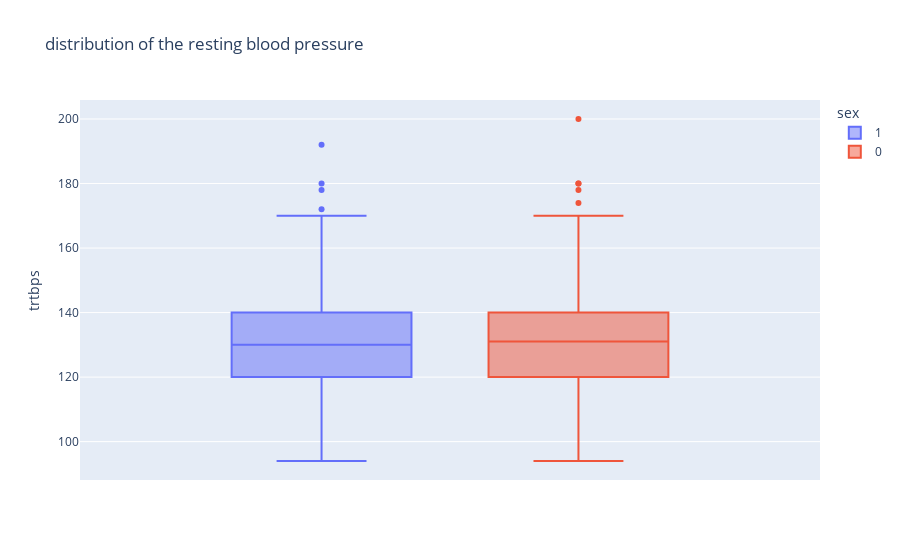

The notebook cell this image was saved under:
### Code cell
import plotly.express as px
fig = px.box(df, y='trtbps', color='sex', title=f'distribution of the resting blood pressure')
fig.show()

### Figure 1 — Plotly figure (JSON) as saved in the notebook; plotly's stock layout.template omitted (floating-point values rounded to 4 significant figures; data arrays with more than 128 entries replaced by an {"elided": "..."} marker saying what was removed)
{"data": [{"alignmentgroup": "True", "hovertemplate": "sex=1<br>trtbps=%{y}<extra></extra>", "legendgroup": "1", "marker": {"color": "#636efa"}, "name": "1", "notched": false, "offsetgroup": "1", "orientation": "v", "showlegend": true, "type": "box", "x0": " ", "xaxis": "x", "y": {"elided": "207 int values"}, "y0": " ", "yaxis": "y"}, {"alignmentgroup": "True", "hovertemplate": "sex=0<br>trtbps=%{y}<extra></extra>", "legendgroup": "0", "marker": {"color": "#EF553B"}, "name": "0", "notched": false, "offsetgroup": "0", "orientation": "v", "showlegend": true, "type": "box", "x0": " ", "xaxis": "x", "y": [130, 120, 140, 130, 150, 120, 120, 150, 140, 160, 140, 105, 142, 135, 155, 160, 140, 130, 128, 138, 130, 108, 135, 128, 110, 138, 130, 124, 122, 135, 102, 102, 115, 110, 100, 132, 112, 140, 140, 120, 138, 120, 110, 180, 140, 120, 105, 138, 130, 112, 108, 94, 118, 152, 136, 120, 160, 134, 126, 130, 120, 120, 120, 106, 140, 118, 150, 112, 146, 138, 130, 132, 140, 150, 130, 130, 160, 150, 145, 132, 130, 150, 200, 174, 134, 138, 150, 178, 108, 180, 136, 128, 170, 124, 140, 130], "y0": " ", "yaxis": "y"}], "layout": {"boxmode": "group", "legend": {"title": {"text": "sex"}, "tracegroupgap": 0}, "title": {"text": "distribution of the resting blood pressure"}, "xaxis": {"anchor": "y", "domain": [0, 1]}, "yaxis": {"anchor": "x", "domain": [0, 1], "title": {"text": "trtbps"}}}}
